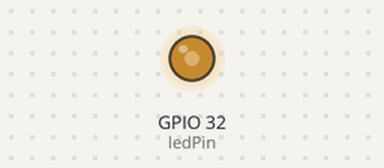
Recording of a sketch running on a simulated ESP32. On the bench: output pins drawn as LEDs (lit = HIGH). What the sketch prints to the serial monitor is not drawn.

Above: at 0.1 s.
Timing chart, 0 to 1.6 s (numbered marks = the images above):
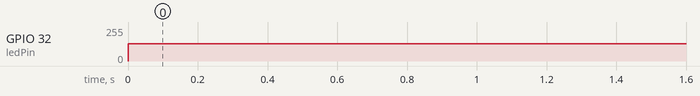

Measured:
- by itself, GPIO 32 (ledPin): 0/255 → 128/255 at 0.00 s

The sketch:

Frequncy_of_PWM.ino
```cpp
const int ledPin = 32;    // ขาที่ใช้ควบคุม LED
const int ledChannel = 0; // เลือกช่อง PWM
const int resolution = 8; // ความละเอียดของ PWM (8-bit = 0-255)
int freqList[] = {1, 2, 5, 10, 25}; // รายการค่าความถี่ที่ต้องการทดสอบ

void setup() {
  Serial.begin(115200);
  ledcAttachPin(ledPin, ledChannel); // ผูกขา LED กับ PWM Channel 0
}

void loop() {
  for (int i = 0; i < 5; i++) {
    int freq = freqList[i]; // เลือกค่าความถี่จากรายการ
    ledcSetup(ledChannel, freq, resolution); // ตั้งค่าความถี่ของ PWM
    Serial.print("PWM Frequency Set to: ");
    Serial.print(freq);
    Serial.println(" Hz");

    ledcWrite(ledChannel, 128); // ตั้งค่า Duty Cycle ที่ 50% (128 จาก 255)
    delay(5000); // รอ 3 วินาทีเพื่อสังเกตผล
  }
}
```
